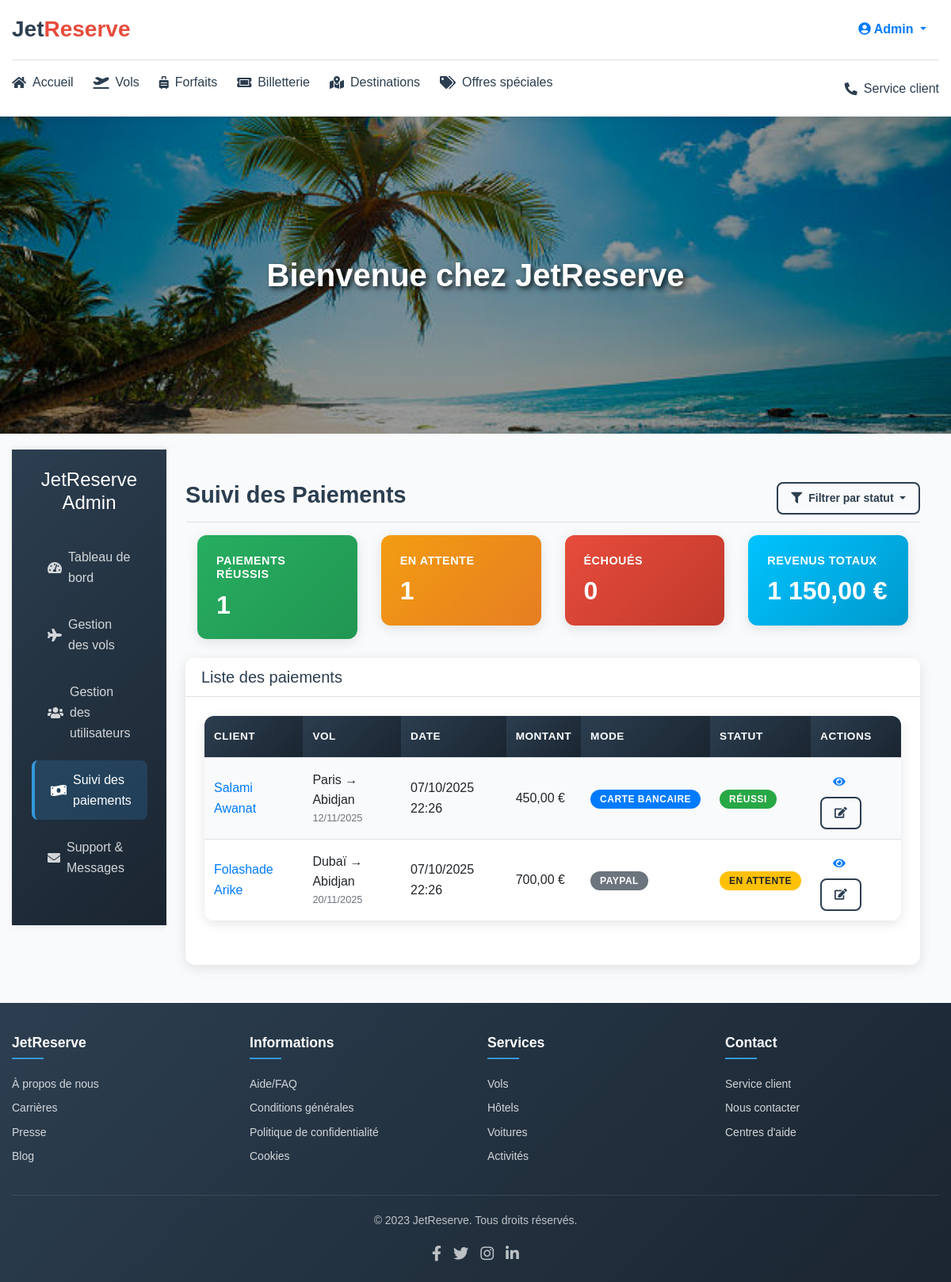
Screenshot of /admin/paiements.php with the database file from the repository.
### tables this page shows
CREATE TABLE IF NOT EXISTS `paiements` (
  `id_paiement` int(11) NOT NULL AUTO_INCREMENT,
  `id_reservation` int(11) NOT NULL,
  `montant` decimal(10,2) NOT NULL,
  `mode_paiement` enum('carte','mobile money','paypal') NOT NULL,
  `statut` enum('réussi','en attente','échoué') DEFAULT 'en attente',
  `date_paiement` timestamp NULL DEFAULT CURRENT_TIMESTAMP,
  PRIMARY KEY (`id_paiement`),
  KEY `id_reservation` (`id_reservation`)
);

CREATE TABLE IF NOT EXISTS `users` (
  `id_user` int(11) NOT NULL AUTO_INCREMENT,
  `nom` varchar(50) NOT NULL,
  `prenom` varchar(50) NOT NULL,
  `email` varchar(100) NOT NULL,
  `telephone` varchar(20) DEFAULT NULL,
  `password` varchar(255) NOT NULL,
  `role` enum('client','admin') DEFAULT 'client',
  `statut` enum('actif','inactif') NOT NULL,
  `date_creation` timestamp NULL DEFAULT CURRENT_TIMESTAMP,
  PRIMARY KEY (`id_user`),
  UNIQUE KEY `email` (`email`)
);

CREATE TABLE IF NOT EXISTS `vols` (
  `id_vol` int(11) NOT NULL AUTO_INCREMENT,
  `id_compagnie` int(11) NOT NULL,
  `depart` varchar(50) NOT NULL,
  `arrivee` varchar(50) NOT NULL,
  `date_depart` datetime NOT NULL,
  `date_arrivee` datetime NOT NULL,
  `prix` decimal(10,2) NOT NULL,
  `escales` int(11) DEFAULT '0',
  `classe` enum('économique','affaires','première') DEFAULT 'économique',
  PRIMARY KEY (`id_vol`),
  KEY `id_compagnie` (`id_compagnie`)
);

### admin/paiements.php (the view, shortened to what the rows shown need)
<?php
require_once '../includes/connexion.php';
$where_clause = '';
$query = "SELECT
          p.*, r.id_reservation, u.id_user, u.nom, u.prenom, u.email, v.depart, v.arrivee, v.date_depart
          FROM " . TABLE_PAIEMENTS . " p
          JOIN " . TABLE_RESERVATIONS . " r ON p.id_reservation = r.id_reservation
          JOIN " . TABLE_USERS . " u ON r.id_user = u.id_user
          JOIN " . TABLE_VOLS . " v ON r.id_vol = v.id_vol" . $where_clause . "
          ORDER BY p.date_paiement DESC";
$stmt = $bdd->prepare($query);
$stmt->execute();
$paiements = $stmt->fetchAll(PDO::FETCH_ASSOC);
?>
<!DOCTYPE html>
<html lang="fr">
<head>
    <link rel="stylesheet" href="https://stackpath.bootstrapcdn.com/bootstrap/4.5.2/css/bootstrap.min.css">
    <link rel="stylesheet" href="https://cdnjs.cloudflare.com/ajax/libs/font-awesome/5.15.1/css/all.min.css">
    <link rel="stylesheet" href="style2.css">
</head>
<body>
    <div class="main-banner-container">
        <div class="main-banner owl-carousel owl-theme">
            <div class="item banner-1">
                <div class="header-text">
                    <h2>Bienvenue chez JetReserve</h2>
                </div>
            </div>
        </div>
    </div>
    <div class="container-fluid">
        <div class="row">
            <main role="main" class="col-md-9 ml-sm-auto col-lg-10 px-md-4 py-4">
                <div class="d-flex justify-content-between flex-wrap flex-md-nowrap align-items-center pt-3 pb-2 mb-3 border-bottom">
                    <h1 class="h2">Suivi des Paiements</h1>
                </div>
                <div class="card mb-4">
                    <div class="card-body">
                        <div class="table-responsive">
                            <table class="table table-striped table-hover">
                                <thead>
                                    <tr>
                                        <th>Client</th>
                                        <th>Vol</th>
                                        <th>Date</th>
                                        <th>Montant</th>
                                        <th>Mode</th>
                                        <th>Statut</th>
                                        <th>Actions</th>
                                    </tr>
                                </thead>
                                <tbody>
                                    <?php if (empty($paiements)): ?>
                                        <tr>
                                            <td colspan="8" class="text-center">Aucun paiement trouvé</td>
                                        </tr>
                                    <?php else: ?>
                                        <?php foreach ($paiements as $paiement): ?>
                                            <tr>
                                                <td>
                                                    <a href="utilisateurs.php?id=<?php echo $paiement['id_user']; ?>" title="Voir le profil">
                                                        <?php echo $paiement['nom'] . ' ' . $paiement['prenom']; ?>
                                                    </a>
                                                </td>
                                                <td>
                                                    <?php echo $paiement['depart'] . ' → ' . $paiement['arrivee']; ?>
                                                    <small class="d-block text-muted">
                                                        <?php echo date('d/m/Y', strtotime($paiement['date_depart'])); ?>
                                                    </small>
                                                </td>
                                                <td><?php echo date('d/m/Y H:i', strtotime($paiement['date_paiement'])); ?></td>
                                                <td><?php echo number_format($paiement['montant'], 2, ',', ' '); ?> €</td>
                                                <td>
                                                    <?php
                                                        switch($paiement['mode_paiement']) {
                                                            case 'carte':
                                                                echo '<span class="badge badge-primary">Carte bancaire</span>';
                                                                break;
                                                            case 'paypal':
                                                                echo '<span class="badge badge-secondary">PayPal</span>';
                                                                break;
                                                        }
                                                    ?>
                                                </td>
                                                <td>
                                                    <?php
                                                        switch($paiement['statut']) {
                                                            case 'réussi':
                                                                echo '<span class="badge badge-success">Réussi</span>';
                                                                break;
                                                            case 'en attente':
                                                                echo '<span class="badge badge-warning">En attente</span>';
                                                                break;
                                                        }
                                                    ?>
                                                </td>
                                                <td>
                                                    <button type="button" class="btn btn-sm btn-outline-primary" data-toggle="modal" data-target="#detailModal<?php echo $paiement['id_paiement']; ?>">
                                                        <i class="fas fa-eye"></i>
                                                    </button>
                                                    <button type="button" class="btn btn-sm btn-outline-secondary" data-toggle="modal" data-target="#statusModal<?php echo $paiement['id_paiement']; ?>">
                                                        <i class="fas fa-edit"></i>
                                                    </button>
                                                </td>
                                            </tr>
                                        <?php endforeach; ?>
                                    <?php endif; ?>
                                </tbody>
                            </table>
                        </div>
                    </div>
                </div>
            </main>
        </div>
    </div>
</body>
</html>

### rows the page displays
paiements: users.nom "Salami", users.prenom "Awanat", vols.depart "Paris", vols.arrivee "Abidjan", vols.date_depart "12/11/2025", date_paiement "07/10/2025 22:26", montant "450,00", mode_paiement "CARTE BANCAIRE", statut "RÉUSSI"
paiements: users.nom "Folashade", users.prenom "Arike", vols.depart "Dubaï", vols.arrivee "Abidjan", vols.date_depart "20/11/2025", date_paiement "07/10/2025 22:26", montant "700,00", mode_paiement "PAYPAL", statut "EN ATTENTE"

### other values shown
$_SESSION['prenom'] "Admin"
$reussis['total'] "1"
$en_attente['total'] "1"
$echoues['total'] "0"
$stats['revenu_total'] "1 150,00"
